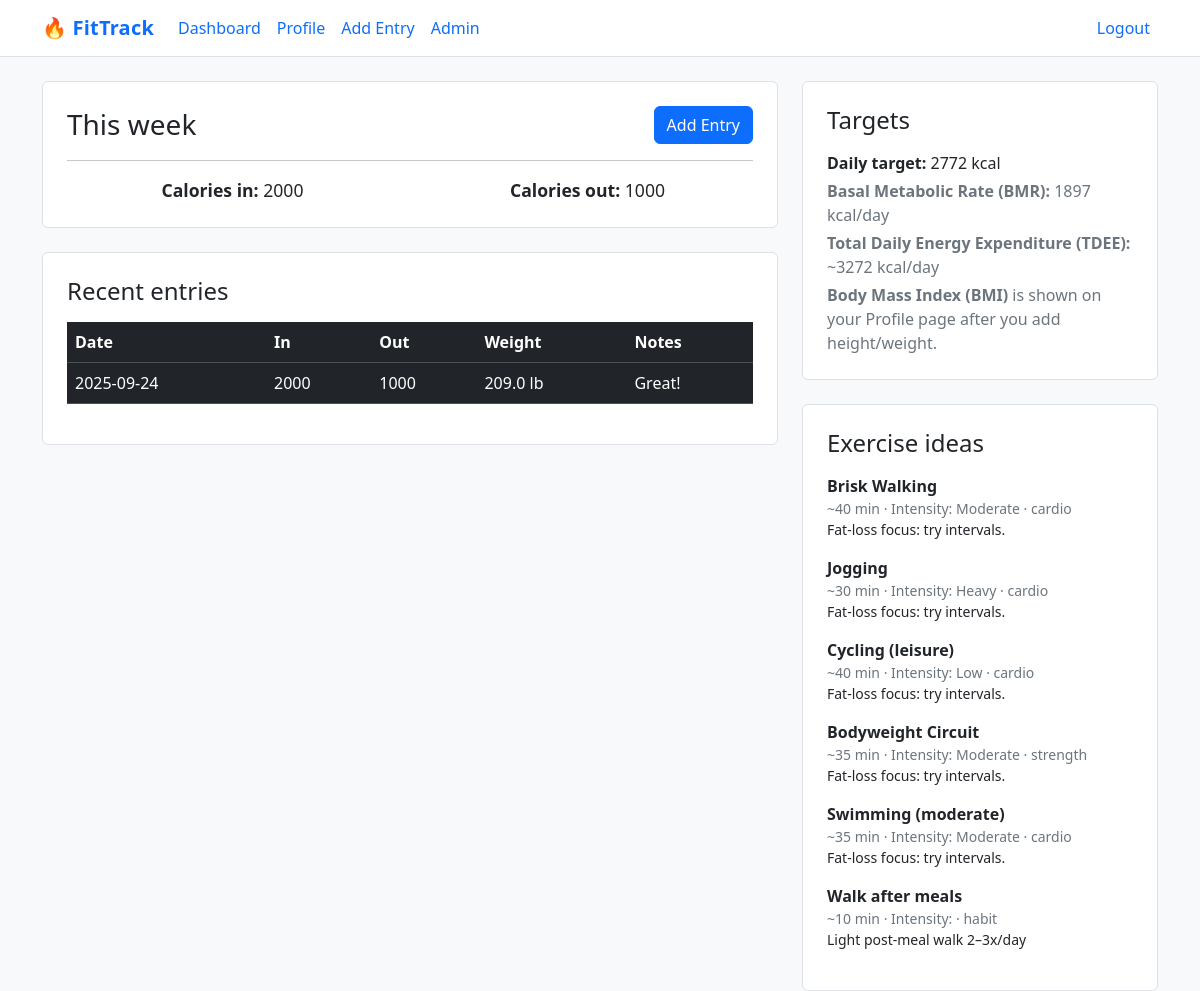
The page /dashboard (signed in) on the database its author committed.
### app.py (models this page shows)
class Entry(db.Model):
    id = db.Column(db.Integer, primary_key=True)
    user_id = db.Column(db.Integer, db.ForeignKey("user.id"), nullable=False)
    date = db.Column(db.Date, default=dt.date.today, index=True)
    calories_in = db.Column(db.Integer, default=0)
    calories_out = db.Column(db.Integer, default=0)
    weight_kg = db.Column(db.Float, nullable=True)
    notes = db.Column(db.Text, nullable=True)

### app.py (the view)
@app.route("/dashboard")
@login_required
def dashboard():
    p = current_user.profile
    metrics = calculate_metrics(p)
    start = dt.date.today() - dt.timedelta(days=14)
    recent = (
        Entry.query.filter(Entry.user_id == current_user.id, Entry.date >= start)
        .order_by(Entry.date.desc())
        .all()
    )
    week_start = dt.date.today() - dt.timedelta(days=6)
    week_entries = [e for e in recent if e.date >= week_start]
    week_in = sum(e.calories_in or 0 for e in week_entries)
    week_out = sum(e.calories_out or 0 for e in week_entries)
    recs = exercise_recommendations(p)
    return render_template(
        "dashboard.html",
        recent=recent,
        week_in=week_in,
        week_out=week_out,
        metrics=metrics,
        recs=recs,
    )

### app.py (called while the page is built)
@login_manager.user_loader
def load_user(user_id: str):
    return User.query.get(int(user_id))

def cm_to_m(cm: float) -> float:
    return cm / 100.0

def calculate_metrics(profile: Optional[Profile]) -> Metrics:
    if not profile or not all([profile.height_cm, profile.weight_kg, profile.age, profile.sex]):
        return Metrics(None, None, None, None)
    h = profile.height_cm
    w = profile.weight_kg
    a = profile.age
    s = (profile.sex or "").upper()
    bmi = round(w / (cm_to_m(h) ** 2), 1)
    bmr = 10 * w + 6.25 * h - 5 * a + (5 if s == "M" else -161)
    mult = ACTIVITY_MULTIPLIERS.get(profile.activity or "moderately_active", 1.55)
    tdee = bmr * mult
    if (profile.goal or "maintain").lower() == "lose":
        target = max(int(round(tdee - 500)), int(bmr))  # guardrail: don't suggest below BMR
    else:
        target = int(round(tdee))
    return Metrics(bmi=bmi, bmr=int(round(bmr)), tdee=int(round(tdee)), target_calories=target)

### templates/dashboard.html
{% extends 'base.html' %}
{% block content %}
<div class="row g-4">
    <div class="col-lg-8">
        <div class="card p-4 mb-4">
            <div class="d-flex justify-content-between align-items-center">
                <h3 class="mb-0">This week</h3>
                <a href="{{ url_for('add_entry') }}" class="btn btn-primary">Add Entry</a>
            </div>
            <hr />
            <div class="row text-center">
                <div class="col-6">
                    <div class="metric"><strong>Calories in:</strong> {{ week_in }}</div>
                </div>
                <div class="col-6">
                    <div class="metric"><strong>Calories out:</strong> {{ week_out }}</div>
                </div>
            </div>
        </div>
        <div class="card p-4 mb-4">
            <h4 class="mb-3">Recent entries</h4>
            {% if recent %}
            <div class="table-responsive">
                <table class="table table-dark table-hover align-middle">
                    <thead>
                        <tr>
                            <th>Date</th>
                            <th>In</th>
                            <th>Out</th>
                            <th>Weight</th>
                            <th>Notes</th>
                        </tr>
                    </thead>
                    <tbody>
                        {% for e in recent %}
                        <tr>
                            <td>{{ e.date.strftime('%Y-%m-%d') }}</td>
                            <td>{{ e.calories_in }}</td>
                            <td>{{ e.calories_out }}</td>
                            <td>{% if e.weight_kg %}{{ (e.weight_kg*2.20462)|round(1) }} lb{% endif %}</td>
                            <td>{{ e.notes or '' }}</td>
                        </tr>
                        {% endfor %}
                    </tbody>
                </table>
            </div>
            {% else %}
            <p class="text-muted mb-0">No entries yet. Add your first one!</p>
            {% endif %}
        </div>
    </div>
    <div class="col-lg-4">
        <div class="card p-4 mb-4">
            <h4 class="mb-3">Targets</h4>
            {% if metrics.target_calories %}
            <p class="mb-1"><strong>Daily target:</strong> {{ metrics.target_calories }} kcal</p>
            <p class="mb-1 text-muted">
                <strong>Basal Metabolic Rate (BMR):</strong> {{ metrics.bmr }} kcal/day
            </p>
            <p class="mb-1 text-muted">
                <strong>Total Daily Energy Expenditure (TDEE):</strong> ~{{ metrics.tdee }} kcal/day
            </p>
            <p class="mb-0 text-muted">
                <strong>Body Mass Index (BMI)</strong> is shown on your Profile page after you add height/weight.
            </p>
            {% else %}
            <p class="text-muted mb-0">Set up your profile to see daily targets.</p>
            {% endif %}
        </div>
        <div class="card p-4">
            <h4 class="mb-3">Exercise ideas</h4>
            {% if recs %}
            <ul class="list-unstyled mb-0">
                {% for r in recs %}
                <li class="mb-3">
                    <div><strong>{{ r.name }}</strong></div>
                    <div class="text-muted small">~{{ r.duration_min }} min · Intensity: {{ r.intensity }} · {{ r.type }}</div>
                    {% if r.note %}<div class="small">{{ r.note }}</div>{% endif %}
                </li>
                {% endfor %}
            </ul>
            {% else %}
            <p class="text-muted mb-0">Add your profile to get tailored suggestions.</p>
            {% endif %}
        </div>
    </div>
</div>
{% endblock %}

### templates/base.html (shortened to what this page needs)
<!doctype html>
<html lang="en">
<head>
    <link href="https://cdn.jsdelivr.net/npm/bootstrap@5.3.3/dist/css/bootstrap.min.css" rel="stylesheet" />
</head>
<body>
    <nav class="navbar navbar-expand-lg navbar-dark mb-4">
        <div class="container">
            <a class="navbar-brand" href="{{ url_for('index') }}">🔥 FitTrack</a>
            <div class="collapse navbar-collapse" id="navbarsExample">
                <ul class="navbar-nav me-auto mb-2 mb-lg-0">
                    {% if current_user.is_authenticated %}
                    <li class="nav-item"><a class="nav-link" href="{{ url_for('dashboard') }}">Dashboard</a></li>
                    <li class="nav-item"><a class="nav-link" href="{{ url_for('profile') }}">Profile</a></li>
                    <li class="nav-item"><a class="nav-link" href="{{ url_for('add_entry') }}">Add Entry</a></li>
                    {% if current_user.is_admin %}
                    <li class="nav-item"><a class="nav-link" href="{{ url_for('admin_panel') }}">Admin</a></li>
                    {% endif %}
                    {% endif %}
                </ul>
                <ul class="navbar-nav">
                    {% if current_user.is_authenticated %}
                    <li class="nav-item"><span class="nav-link disabled">{{ current_user.email }}</span></li>
                    <li class="nav-item"><a class="nav-link" href="{{ url_for('logout') }}">Logout</a></li>
                    {% else %}
                    <li class="nav-item"><a class="nav-link" href="{{ url_for('login') }}">Login</a></li>
                    <li class="nav-item"><a class="nav-link" href="{{ url_for('register') }}">Register</a></li>
                    {% endif %}
                </ul>
            </div>
        </div>
    </nav>
    <div class="container">
        {% block content %}{% endblock %}
    </div>
</body>
</html>

### templates/base.html (style rules this page uses)
body { background: #f8f9fa; color: #212529; }
.card { background: #ffffff; border: 1px solid #dee2e6; }
.navbar, .dropdown-menu { background: #ffffff; border-bottom: 1px solid #dee2e6; }
.navbar-brand { color: #0d6efd !important; font-weight: 700; letter-spacing: 0.2px; }
a, .nav-link { color: #0d6efd; }
.btn-primary { background: #0d6efd; border-color: #0d6efd; }
.text-muted { color: #6c757d !important; }
.metric { font-size: 1.1rem; }

### rows shown on the page
Entry: date "2025-09-24", calories_in "2000", calories_out "1000", (e.weight_kg*2.20462)|round(1) "209.0", notes "Great!"

### other values the page prints
{{ week_in }} "2000"
{{ week_out }} "1000"
{{ metrics.target_calories }} "2772"
{{ metrics.bmr }} "1897"
{{ metrics.tdee }} "3272"
{{ r.name }} "Brisk Walking" "Jogging" "Cycling (leisure)" "Bodyweight Circuit" "Swimming (moderate)" "Walk after meals"
{{ r.duration_min }} "40" "30" "40" "35" "35" "10"
{{ r.intensity }} "Moderate" "Heavy" "Low" "Moderate" "Moderate"
{{ r.type }} "cardio" "cardio" "cardio" "strength" "cardio" "habit"
{{ r.note }} "Fat-loss focus: try intervals." "Fat-loss focus: try intervals." "Fat-loss focus: try intervals." "Fat-loss focus: try intervals." "Fat-loss focus: try intervals." "Light post-meal walk 2–3x/day"
